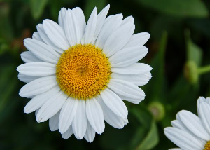
#> input picture Assets/white-flower.png, 210 x 150 px
$ jupyter execute 2.ipynb
#> lines starting #> are read from the running program, lines starting #| are printed output that depends on the picture
[cell 1]
import numpy as np
import matplotlib.pyplot as plt
from PIL import Image

# Load image and convert to NumPy

def load_image(path):
#> called with path = 'Assets/white-flower.png'
    img = Image.open(path).convert('RGB')
    return np.array(img)

# ---------- K-MEANS (from scratch) ----------
def kmeans_segmentation(image, k=3, max_iters=100):
#> called with k = 3, max_iters = 100
    h, w, c = image.shape
#> h = 150; w = 210; c = 3
    data = image.reshape((-1, 3)).astype(float)

    # Randomly initialize centroids
    centroids = data[np.random.choice(data.shape[0], k, replace=False)]
#> centroids = [[171, 182, 188], [205, 215, 224], [44, 76, 29]]

    for _ in range(max_iters):
        distances = np.linalg.norm(data[:, None] - centroids, axis=2)
        labels = np.argmin(distances, axis=1)

        new_centroids = np.array([
            data[labels == i].mean(axis=0) if np.any(labels == i) else centroids[i]
            for i in range(k)
        ])
        if np.allclose(centroids, new_centroids):
            break
        centroids = new_centroids

    segmented_data = centroids[labels].reshape((h, w, 3)).astype(np.uint8)
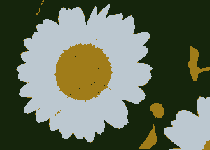
#> segmented_data: shape (150, 210, 3); mean of channels 0, 1, 2 100.1, 109, 88.8; drawn as R, G, B
    return segmented_data

# ---------- MEAN SHIFT (Simplified) ----------
def mean_shift_segmentation(image, bandwidth=30, max_iters=10):
#> called with bandwidth = 30, max_iters = 10
    h, w, c = image.shape
#> h = 150; w = 210; c = 3
    data = image.reshape((-1, 3)).astype(float)
    shifted = data.copy()

    for it in range(max_iters):
        for i in range(len(data)):
            dist = np.linalg.norm(shifted - shifted[i], axis=1)
            mask = dist < bandwidth
            if np.any(mask):
                shifted[i] = shifted[mask].mean(axis=0)

    # Merge close modes
    unique_colors = []
    clustered = []

    for point in shifted:
        found = False
        for center in unique_colors:
            if np.linalg.norm(point - center) < 10:
                clustered.append(center)
                found = True
                break
        if not found:
            unique_colors.append(point)
            clustered.append(point)

    result = np.array(clustered).reshape((h, w, 3)).astype(np.uint8)
    return result

# ---------- OTSU'S THRESHOLDING ----------
def otsu_threshold(image):
    gray = np.mean(image, axis=2).astype(np.uint8)
    hist = np.bincount(gray.flatten(), minlength=256)
    total = gray.size
    current_max, threshold = 0, 0
    sumB, wB, sum1 = 0, 0, np.dot(np.arange(256), hist)

    for t in range(256):
        wB += hist[t]
        if wB == 0:
            continue
        wF = total - wB
        if wF == 0:
            break

        sumB += t * hist[t]
        mB = sumB / wB
        mF = (sum1 - sumB) / wF
        between = wB * wF * (mB - mF) ** 2

        if between > current_max:
            current_max = between
            threshold = t

    binary = (gray > threshold).astype(np.uint8) * 255
    return binary

# ---------- COMPARISON PLOT ----------
def compare_segmentation(image_path):
    print(f"\nProcessing {image_path} ...")
    image = load_image(image_path)

    kmeans_result = kmeans_segmentation(image, k=3)
    meanshift_result = mean_shift_segmentation(image, bandwidth=30)
    otsu_result = otsu_threshold(image)

    plt.figure(figsize=(12, 6))
    plt.subplot(1, 4, 1)
    plt.imshow(image)
    plt.title("Original")
    plt.axis('off')

    plt.subplot(1, 4, 2)
    plt.imshow(kmeans_result)
    plt.title("K-Means")
    plt.axis('off')

    plt.subplot(1, 4, 3)
    plt.imshow(meanshift_result)
    plt.title("Mean Shift")
    plt.axis('off')

    plt.subplot(1, 4, 4)
    plt.imshow(otsu_result, cmap='gray')
    plt.title("Otsu")
    plt.axis('off')

    plt.tight_layout()
    plt.show()

# ---------- RUN ON BOTH IMAGES ----------
compare_segmentation("Assets/white-flower.png")
compare_segmentation("Assets/butterfly.jpg")
